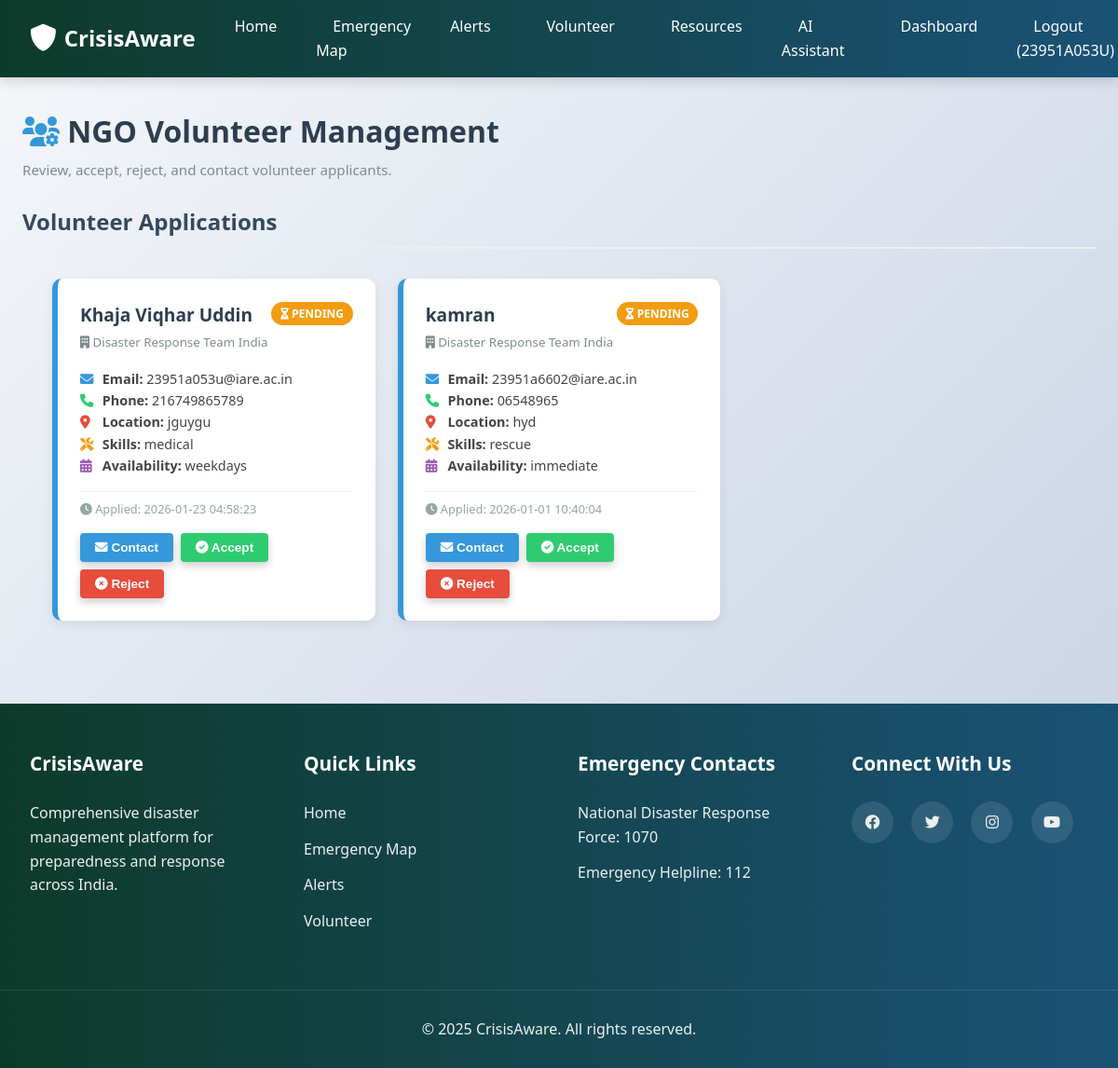
Before: /ngo/dashboard (signed in) with the older database file.
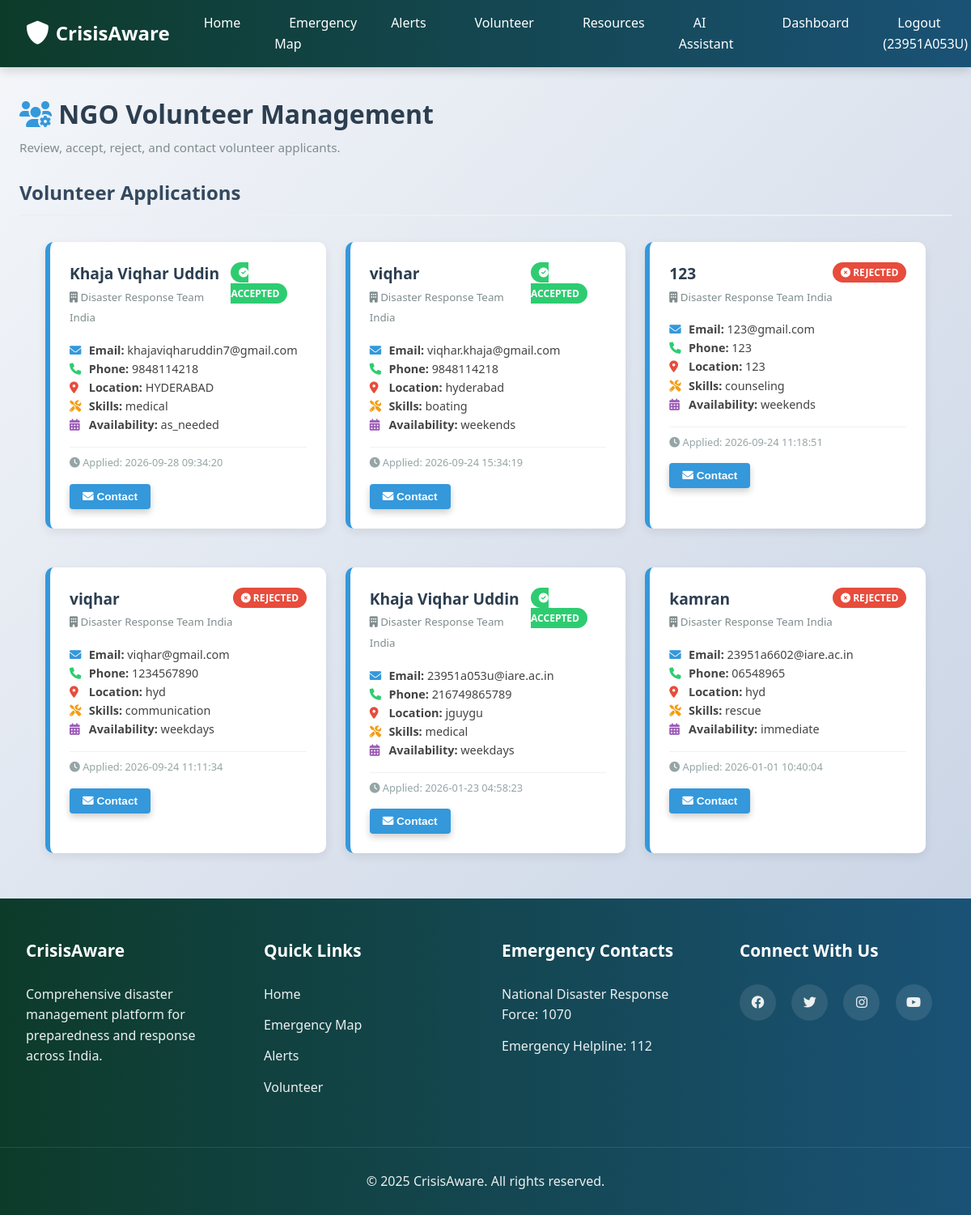
After: the same page with the newer database file.
### tables this page shows
CREATE TABLE volunteers
                 (id INTEGER PRIMARY KEY AUTOINCREMENT,
                 name TEXT NOT NULL,
                 email TEXT NOT NULL,
                 phone TEXT NOT NULL,
                 location TEXT NOT NULL,
                 skills TEXT NOT NULL,
                 availability TEXT NOT NULL,
                 ngo_id INTEGER,
                 status TEXT DEFAULT 'pending',
                 created_at TIMESTAMP DEFAULT CURRENT_TIMESTAMP,
                 FOREIGN KEY (ngo_id) REFERENCES ngos (id));

CREATE TABLE ngos
                 (id INTEGER PRIMARY KEY AUTOINCREMENT,
                 name TEXT NOT NULL,
                 email TEXT NOT NULL,
                 phone TEXT NOT NULL,
                 address TEXT NOT NULL,
                 areas_of_operation TEXT NOT NULL,
                 created_at TIMESTAMP DEFAULT CURRENT_TIMESTAMP);

### app.py (the view)
@app.route('/ngo/dashboard')
def ngo_dashboard():
    if 'user_id' not in session:
        flash('Please login to access the dashboard', 'danger')
        return redirect(url_for('login'))
    db = get_db()
    volunteers = db.execute('''SELECT v.*, n.name as ngo_name
                             FROM volunteers v
                             LEFT JOIN ngos n ON v.ngo_id = n.id
                             ORDER BY v.created_at DESC''').fetchall()
    db.close()
    return render_template('ngo_dashboard.html', volunteers=volunteers)

### app.py (called while the page is built)
def get_db():
    conn = sqlite3.connect(app.config['DATABASE'])
    conn.row_factory = sqlite3.Row
    return conn

### templates/ngo_dashboard.html (shortened to what this page needs)
{% extends "base.html" %}
{% block content %}
<div style="max-width: 1200px; margin: 2rem auto; padding: 0 1.5rem;">
    <div
        style="display: flex; justify-content: space-between; align-items: center; flex-wrap: wrap; gap: 1rem; margin-bottom: 1.5rem;">
        <div>
            <h1 style="margin: 0; color: #2c3e50;"><i class="fas fa-users-cog" style="color: #3498db;"></i> NGO
                Volunteer Management</h1>
            <p style="margin: 0.25rem 0 0 0; color: #7f8c8d; font-size: 0.95rem;">Review, accept, reject, and contact
                volunteer applicants.</p>
        </div>
    </div>
    <h2 style="margin-top: 1.5rem; color: #34495e; border-bottom: 2px solid #ecf0f1; padding-bottom: 0.5rem;">
        Volunteer Applications
    </h2>
    {% if volunteers %}
    <div class="alert-container"
        style="display: grid; gap: 1.5rem; grid-template-columns: repeat(auto-fill, minmax(340px, 1fr));">
        {% for volunteer in volunteers %}
        {% set status_lower = (volunteer.status or 'pending')|lower %}
        <div class="alert-card status-border-{{ status_lower }}"
            style="background: white; border-radius: 10px; padding: 1.5rem; box-shadow: 0 4px 12px rgba(0,0,0,0.08);">
            <div style="display: flex; justify-content: space-between; align-items: flex-start; margin-bottom: 1rem;">
                <div>
                    <h3 style="margin: 0; color: #2c3e50; font-size: 1.2rem;">{{ volunteer.name }}</h3>
                    <small style="color: #7f8c8d;"><i class="fas fa-building"></i> {{ volunteer.ngo_name or
                        'CrisisAware' }}</small>
                </div>
                <div>
                    {% if status_lower == 'accepted' %}
                    <span
                        style="background: #2ecc71; color: white; padding: 0.25rem 0.6rem; border-radius: 20px; font-size: 0.75rem; font-weight: bold;">
                        <i class="fas fa-check-circle"></i> ACCEPTED
                    </span>
                    {% elif status_lower == 'rejected' %}
                    <span
                        style="background: #e74c3c; color: white; padding: 0.25rem 0.6rem; border-radius: 20px; font-size: 0.75rem; font-weight: bold;">
                        <i class="fas fa-times-circle"></i> REJECTED
                    </span>
                    {% else %}
                    <span
                        style="background: #f39c12; color: white; padding: 0.25rem 0.6rem; border-radius: 20px; font-size: 0.75rem; font-weight: bold;">
                        <i class="fas fa-hourglass-half"></i> PENDING
                    </span>
                    {% endif %}
                </div>
            </div>
            <div style="font-size: 0.9rem; color: #444; line-height: 1.6; margin-bottom: 1rem;">
                <div><i class="fas fa-envelope" style="color: #3498db; width: 20px;"></i> <strong>Email:</strong> {{
                    volunteer.email }}</div>
                <div><i class="fas fa-phone" style="color: #2ecc71; width: 20px;"></i> <strong>Phone:</strong> {{
                    volunteer.phone }}</div>
                <div><i class="fas fa-map-marker-alt" style="color: #e74c3c; width: 20px;"></i>
                    <strong>Location:</strong> {{ volunteer.location }}
                </div>
                <div><i class="fas fa-tools" style="color: #f39c12; width: 20px;"></i> <strong>Skills:</strong> {{
                    volunteer.skills }}</div>
                <div><i class="fas fa-calendar-alt" style="color: #9b59b6; width: 20px;"></i>
                    <strong>Availability:</strong> {{ volunteer.availability }}
                </div>
            </div>
            <div
                style="font-size: 0.8rem; color: #95a5a6; border-top: 1px solid #f1f1f1; padding-top: 0.5rem; margin-bottom: 1rem;">
                <i class="fas fa-clock"></i> Applied: {{ volunteer.created_at }}
            </div>
            <div style="display: flex; gap: 0.5rem; flex-wrap: wrap;">
                <button class="btn contact-vol-btn" data-id="{{ volunteer.id }}" data-name="{{ volunteer.name }}"
                    data-email="{{ volunteer.email }}" data-phone="{{ volunteer.phone }}"
                    style="background: #3498db; color: white; padding: 0.5rem 1rem; border: none; border-radius: 4px; cursor: pointer; font-size: 0.85rem;">
                    <i class="fas fa-envelope"></i> Contact
                </button>
                {% if status_lower == 'pending' %}
                <form action="{{ url_for('accept_volunteer', id=volunteer.id) }}" method="POST"
                    style="display: inline;">
                    <button type="submit" class="btn"
                        style="background: #2ecc71; color: white; padding: 0.5rem 1rem; border: none; border-radius: 4px; cursor: pointer; font-size: 0.85rem;"
                        onclick="return confirm('Accept volunteer application for {{ volunteer.name }}?\n\nThis will set the status to Accepted and open a Gmail draft for you to review and send.')">
                        <i class="fas fa-check-circle"></i> Accept
                    </button>
                </form>
                <button class="btn reject-vol-btn" data-id="{{ volunteer.id }}" data-name="{{ volunteer.name }}"
                    style="background: #e74c3c; color: white; padding: 0.5rem 1rem; border: none; border-radius: 4px; cursor: pointer; font-size: 0.85rem;">
                    <i class="fas fa-times-circle"></i> Reject
                </button>
                {% endif %}
            </div>
        </div>
        {% endfor %}
    </div>
    {% endif %}
</div>
{% endblock %}

### templates/base.html (shortened to what this page needs)
<!DOCTYPE html>
<html lang="en">
<head>
    <link rel="stylesheet" href="{{ url_for('static', filename='css/style.css') }}">
    <link href="https://cdnjs.cloudflare.com/ajax/libs/font-awesome/6.0.0/css/all.min.css" rel="stylesheet">
    <link rel="stylesheet" href="https://unpkg.com/leaflet@1.7.1/dist/leaflet.css" />
</head>
<body>
    <nav class="navbar">
        <div class="nav-container">
            <div class="nav-logo">
                <i class="fas fa-shield-alt"></i>
                <span>CrisisAware </span>
            </div>
            <ul class="nav-menu">
                <li class="nav-item">
                    <a href="{{ url_for('index') }}" class="nav-link">Home</a>
                </li>
                <li class="nav-item">
                    <a href="{{ url_for('map') }}" class="nav-link">Emergency Map</a>
                </li>
                <li class="nav-item">
                    <a href="{{ url_for('alerts') }}" class="nav-link">Alerts</a>
                </li>
                <li class="nav-item">
                    <a href="{{ url_for('volunteer') }}" class="nav-link">Volunteer</a>
                </li>
                <li class="nav-item">
                    <a href="{{ url_for('resources') }}" class="nav-link">Resources</a>
                </li>
                <li class="nav-item">
                    <a href="{{ url_for('chatbot') }}" class="nav-link">AI Assistant</a>
                </li>
                {% if session.user_id %}
                <li class="nav-item">
                    <a href="{{ url_for('ngo_dashboard') }}" class="nav-link">Dashboard</a>
                </li>
                <li class="nav-item">
                    <a href="{{ url_for('logout') }}" class="nav-link">Logout ({{ session.username }})</a>
                </li>
                {% else %}
                <li class="nav-item">
                    <a href="{{ url_for('login') }}" class="nav-link">Login</a>
                </li>
                {% endif %}
            </ul>
        </div>
    </nav>
    <main>
        {% block content %}{% endblock %}
    </main>
    <footer class="footer">
        <div class="footer-container">
            <div class="footer-section">
                <h3>CrisisAware </h3>
                <p>Comprehensive disaster management platform for preparedness and response across India.</p>
            </div>
            <div class="footer-section">
                <h3>Quick Links</h3>
                <ul>
                    <li><a href="{{ url_for('index') }}">Home</a></li>
                    <li><a href="{{ url_for('map') }}">Emergency Map</a></li>
                    <li><a href="{{ url_for('alerts') }}">Alerts</a></li>
                    <li><a href="{{ url_for('volunteer') }}">Volunteer</a></li>
                </ul>
            </div>
            <div class="footer-section">
                <h3>Emergency Contacts</h3>
                <ul>
                    <li>National Disaster Response Force: 1070</li>
                    <li>Emergency Helpline: 112</li>
                </ul>
            </div>
            <div class="footer-section">
                <h3>Connect With Us</h3>
                <div class="social-icons">
                    <a href="#"><i class="fab fa-facebook"></i></a>
                    <a href="#"><i class="fab fa-twitter"></i></a>
                    <a href="#"><i class="fab fa-instagram"></i></a>
                    <a href="#"><i class="fab fa-youtube"></i></a>
                </div>
            </div>
        </div>
        <div class="footer-bottom">
            <p>&copy; 2025 CrisisAware. All rights reserved.</p>
        </div>
    </footer>
</body>
</html>

### static/css/style.css (style rules this page uses)
:root { --dark-green: #0d3b2a; --medium-green: #1e8449; --light-green: #27ae60; --dark-blue: #1a5276; --medium-blue: #2874a6; --light-blue: #3498db; --dark-gray: #2c3e50; --medium-gray: #7f8c8d; --light-gray: #ecf0f1; --white: #ffffff; --black: #000000; --warning: #f39c12; --danger: #e74c3c; --info: #3498db; --success: #27ae60; }
* { margin: 0; padding: 0; box-sizing: border-box; }
body { font-family: 'Segoe UI', Tahoma, Geneva, Verdana, sans-serif; line-height: 1.6; color: var(--dark-gray); background: linear-gradient(135deg, #f5f7fa 0%, #c3cfe2 100%); min-height: 100vh; }
.navbar { background: linear-gradient(90deg, var(--dark-green) 0%, var(--dark-blue) 100%); padding: 1rem 0; position: sticky; top: 0; z-index: 1000; box-shadow: 0 4px 12px rgba(0, 0, 0, 0.15); }
.nav-container { max-width: 1200px; margin: 0 auto; display: flex; justify-content: space-between; align-items: center; padding: 0 2rem; }
.nav-logo { display: flex; align-items: center; color: var(--white); font-size: 1.5rem; font-weight: bold; }
.nav-logo i { margin-right: 0.5rem; font-size: 1.8rem; }
.nav-menu { display: flex; list-style: none; }
.nav-item { margin-left: 1.5rem; }
.nav-link { color: var(--white); text-decoration: none; font-weight: 500; padding: 0.5rem 1rem; border-radius: 4px; transition: all 0.3s ease; border: 2px solid transparent; }
main { min-height: calc(100vh - 160px); }
.btn { display: inline-block; background: linear-gradient(45deg, var(--light-blue), var(--medium-blue)); color: var(--white); padding: 1rem 2rem; border: none; border-radius: 6px; text-decoration: none; font-weight: bold; cursor: pointer; transition: all 0.3s ease; box-shadow: 0 4px 8px rgba(0, 0, 0, 0.2); }
.alert-container { max-width: 1200px; margin: 2rem auto; padding: 0 2rem; }
.alert-card { background-color: var(--white); border-left: 6px solid var(--light-blue); border-radius: 8px; padding: 1.8rem; margin-bottom: 1.5rem; box-shadow: 0 4px 8px rgba(0, 0, 0, 0.1); transition: all 0.3s ease; }
.footer { background: linear-gradient(90deg, var(--dark-green) 0%, var(--dark-blue) 100%); color: var(--light-gray); padding: 3rem 0 0; }
.footer-container { max-width: 1200px; margin: 0 auto; display: grid; grid-template-columns: repeat(auto-fit, minmax(250px, 1fr)); gap: 2.5rem; padding: 0 2rem; }
.footer-section h3 { margin-bottom: 1.5rem; color: var(--white); font-size: 1.3rem; }
.footer-section ul { list-style: none; }
.footer-section ul li { margin-bottom: 0.8rem; }
.footer-section a { color: var(--light-gray); text-decoration: none; transition: all 0.3s ease; }
.social-icons { display: flex; gap: 1.2rem; }
.social-icons a { display: inline-block; width: 45px; height: 45px; background-color: rgba(255, 255, 255, 0.1); border-radius: 50%; text-align: center; line-height: 45px; transition: all 0.3s ease; }
.footer-bottom { text-align: center; padding: 1.8rem 0; margin-top: 3rem; border-top: 1px solid rgba(255, 255, 255, 0.1); }

Changed rows visible on the page:
added volunteers: name "Khaja Viqhar Uddin", name "Disaster Response Team India", shows "ACCEPTED", email "khajaviqharuddin7@gmail.com", phone "9848114218", location "HYDERABAD", skills "medical", availability "as_needed", created_at "2026-09-28 09:34:20"
added volunteers: name "viqhar", name "Disaster Response Team India", shows "ACCEPTED", email "viqhar.khaja@gmail.com", phone "9848114218", location "hyderabad", skills "boating", availability "weekends", created_at "2026-09-24 15:34:19"
added volunteers: name "123", name "Disaster Response Team India", shows "REJECTED", email "123@gmail.com", phone "123", location "123", skills "counseling", availability "weekends", created_at "2026-09-24 11:18:51"
added volunteers: name "viqhar", name "Disaster Response Team India", shows "REJECTED", email "viqhar@gmail.com", phone "1234567890", location "hyd", skills "communication", availability "weekdays", created_at "2026-09-24 11:11:34"
changed volunteers "23951a053u@iare.ac.in": text "PENDING Accept Reject" → "ACCEPTED"
changed volunteers "kamran": text "PENDING Accept Reject" → "REJECTED"
